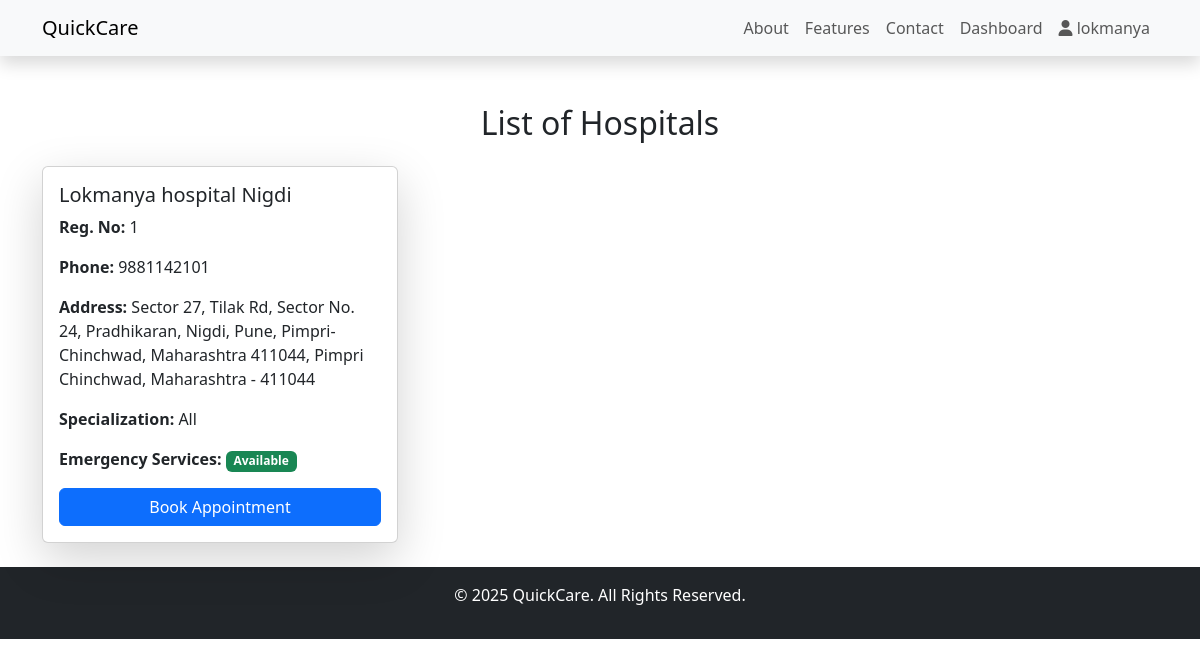
/hospitals/hospitals-list (signed in), run on the app's committed database.
### accounts/models.py (models this page shows, shortened)
class CustomUser(AbstractUser):
    user_type=models.CharField(max_length=50)
    groups = models.ManyToManyField(Group, related_name="customuser_groups", blank=True)
    user_permissions = models.ManyToManyField(Permission, related_name="customuser_permissions", blank=True)

class HospitalProfile(models.Model):
    user = models.OneToOneField(CustomUser, on_delete=models.CASCADE, related_name="hospital_profile")
    hospital_name = models.CharField(max_length=255)
    registration_number = models.CharField(max_length=100, unique=True)
    phone_number = models.CharField(max_length=15, blank=True, null=True)
    address = models.TextField()
    city = models.CharField(max_length=100)
    state = models.CharField(max_length=100)
    zip_code = models.CharField(max_length=10)
    specialization = models.TextField(blank=True, null=True)  # Special services provided
    emergency_services = models.BooleanField(default=False)  # True if hospital has emergency care

### hospitals/views.py (the view)
# urls.py: path("hospitals-list",list_hospitals,name="list_hospital"),
@login_required
def list_hospitals(request):
    hospitals = HospitalProfile.objects.all()
    return render(request, "hospitals/list_hospitals.html",{"hospitals":hospitals})

### hospitals/templates/hospitals/list_hospitals.html
{% extends "home/base.html" %}
{% block content %}
<div class="container mt-5">
    <h2 class="text-center mb-4">List of Hospitals</h2>
    <div class="row">
        {% for hospital in hospitals %}
        <div class="col-md-6 col-lg-4 mb-4">
            <div class="card shadow-lg">
                <div class="card-body">
                    <h5 class="card-title">{{ hospital.hospital_name }}</h5>
                    <p class="card-text"><strong>Reg. No:</strong> {{ hospital.registration_number }}</p>
                    <p class="card-text"><strong>Phone:</strong> {{ hospital.phone_number|default:"N/A" }}</p>
                    <p class="card-text"><strong>Address:</strong> {{ hospital.address }}, {{ hospital.city }}, {{ hospital.state }} - {{ hospital.zip_code }}</p>
                    {% if hospital.specialization %}
                        <p class="card-text"><strong>Specialization:</strong> {{ hospital.specialization }}</p>
                    {% endif %}
                    <p class="card-text">
                        <strong>Emergency Services:</strong>
                        {% if hospital.emergency_services %}
                            <span class="badge bg-success">Available</span>
                        {% else %}
                            <span class="badge bg-danger">Not Available</span>
                        {% endif %}
                    </p>
                    <a href="{% url 'book_appointment' hospital.id %}" class="btn btn-primary w-100">Book Appointment</a>
                </div>
            </div>
        </div>
        {% empty %}
        <p class="text-center">No hospitals found.</p>
        {% endfor %}
    </div>
</div>
{% endblock %}

### home/templates/home/base.html (shortened to what this page needs)
<!DOCTYPE html>
<html lang="en">
  <head>
    <link rel="stylesheet" href="https://cdn.jsdelivr.net/npm/bootstrap@5.3.0/dist/css/bootstrap.min.css" />
    <link rel="stylesheet" href="https://cdnjs.cloudflare.com/ajax/libs/font-awesome/6.4.2/css/all.min.css" />
  </head>
  <body>
    <nav class="navbar navbar-expand-lg navbar-light bg-light shadow position-sticky top-0 z-3">
      <div class="container">
        <a class="navbar-brand" href="{% url 'home' %}">QuickCare</a>
        <div class="collapse navbar-collapse" id="navbarNav">
          <ul class="navbar-nav ms-auto">
            <li class="nav-item">
              <a class="nav-link" href="#about">About</a>
            </li>
            <li class="nav-item">
              <a class="nav-link" href="#features">Features</a>
            </li>
            <li class="nav-item">
              <a class="nav-link" href="#contact">Contact</a>
            </li>
            {% if user.is_authenticated %}
            <li class="nav-item">
              {% if user.user_type == "Patient" %}
                <a href="{% url 'patient_dashboard' %}" class="nav-link">Dashboard</a>
              {% elif user.user_type == "Hospital" %}
                <a href="{% url 'hospital_dashboard' %}" class="nav-link">Dashboard</a>
              {% endif %}
            </li>
            <li class="nav-item">
              {% if user.user_type == "Patient" %}
              <a href="{% url 'patient_profile' %}" class="nav-link"><i class="fa-solid fa-user"></i> {{ user.username }}</a>
              {% elif user.user_type == "Hospital" %}
              <a href="{% url 'hospital_profile' %}" class="nav-link"><i class="fa-solid fa-user"></i> {{ user.username }}</a>
              {% endif %}
            </li>
            {% else %}
            <li class="nav-item">
              <a href="{% url 'login' %}" class="btn btn-primary">Login</a>
            </li>
            {% endif %}
          </ul>
        </div>
      </div>
    </nav>
    {% block content %} {% endblock %}
    <footer class="bg-dark text-white text-center py-3">
      <p>&copy; 2025 QuickCare. All Rights Reserved.</p>
    </footer>
  </body>
</html>

### data on the page
CustomUser: username "lokmanya"
HospitalProfile: hospital_name "Lokmanya hospital Nigdi", registration_number "1", phone_number "9881142101", address "Sector 27, Tilak Rd, Sector No. 24, Pradhikaran, Nigdi, Pune, Pimpri-Chinchwad, Maharashtra 411044", city "Pimpri Chinchwad", state "Maharashtra", zip_code "411044", specialization "All", emergency_services "Available"
